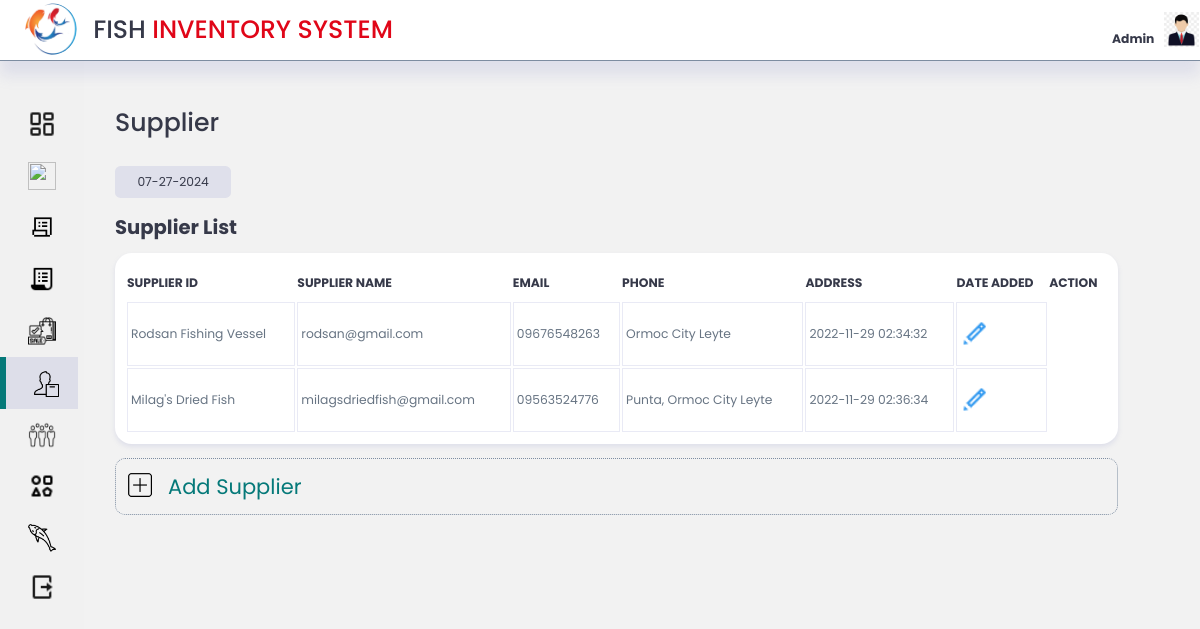
Page /Admin/inc/suppliers/supplier.php on the committed database.
### tables this page shows
CREATE TABLE `supplier` (
  `supplier_id` int(11) NOT NULL,
  `supplier_name` varchar(255) NOT NULL,
  `email` varchar(255) NOT NULL,
  `phone` varchar(11) NOT NULL,
  `address` varchar(255) NOT NULL,
  `date` timestamp NOT NULL DEFAULT current_timestamp() ON UPDATE current_timestamp()
);

### Admin/inc/suppliers/supplier.php (the view, shortened to what this page needs)
<?php
include '../connection/db-user.php';
$supplier_read = mysqli_query($conn, "SELECT * FROM supplier;");
?>
<!DOCTYPE html>
<html lang="en">
<head>
    <link rel="stylesheet" href="../../css/style.css">
</head>
<body>
<div class="top">
        <div class="logo">
            <img src="../../icons/fishlogo.png" alt="">
            <h1>FISH <span class="danger">INVENTORY SYSTEM</span></h1>
        </div>
        <div class="profile">
            <div class="admin-name">
                <div class="admin">
                    <br>
                    <span class="hovertext" data-hover= "Edit Admin"><a href="../../admin-update.php"><b class="text-muted">Admin</b></a></span>
                </div>
            </div>
            <div class="profile-photo">
                <a class="hovertext" href="admin-update.php" data-hover= "Edit Admin"><img src="../../icons/admin-logo.jpg" alt="pic"></a>
            </div>
        </div>
    </div>
<div class="container">
    <aside>
            <div class="nav">
                <a id="dashboard" class= "not-active" href="../../index.php"><span ><img  src="../../icons/icons8-dashboard-layout-24.png" alt=""></span><h3>Dashboard</h3></a>
                <a id="inventory"class= "not-active"  href="../..inventory.php"><span ><img src="../../icons/icons8-in-inventory-30.png" alt=""></span><h3 >Inventory</h3></a>
                <a id="purchase" class= "not-active" href="../../inc/purchase/purchase.php"><span ><img src="../../icons/icons8-purchase-order-32.png" alt=""></span><h3>Purchase</h3></a>
                <a id="orders" class= "not-active" href="../../inc/orders/orders.php"><span ><img src="../../icons/icons8-purchase-order-30.png" alt=""></span><h3>Orders</h3></a>
                <a id="sale" class= "not-active" href="../../inc/sale/sale.php"><span ><img src="../../icons/icons8-purchase-64.png" alt=""></span><h3>Sale</h3></a>
                <a id="supplier" class= "active" href="../../inc/suppliers/supplier.php"><span ><img src="../../icons/icons8-supplier-50.png" alt=""></span><h3>Suppliers</h3></a>
                <a id="customer" class= "not-active" href="../../inc/customer/customer.php"><span ><img src="../../icons/icons8-customers-64.png" alt=""></span><h3>Customers</h3></a>
                <a id="category" class= "not-active" href="../../inc/category/category.php"><span ><img src="../../icons/icons8-diversity-24.png" alt=""></span><h3>Category</h3></a>
                <a id="gallery" class= "not-active" href="../../inc/gallery/gallery.php"><span ><img src="../../icons/icons8-top-view-fish-50.png" alt=""></span><h3>Gallery</h3></a>
                <a href="../../logout.php"><span ><img src="../../icons/icons8-logout-24.png" alt=""></span><h3 class='danger'>Logout</h3></a>
            </div>
    </aside>
<main>
<div class="supplier">
    <h1>Supplier</h1>
    <div class="date">
    <?php
        $date = date('m-d-Y');
        echo $date;
        ?>
    </div>
    <div class="table">
        <div class="supplier-details">
        <h2>Supplier List</h2>
        <table>
        <tr>
            <th>SUPPLIER ID</th>
            <th>SUPPLIER NAME</th>
            <th>EMAIL</th>
            <th>PHONE</th>
            <th>ADDRESS</th>
            <th>DATE ADDED</th>
            <th colspan="2">ACTION</th>
        </tr>
        <?php
        while ($supplier_result = mysqli_fetch_assoc($supplier_read)) {
        ?>
        <tr>
            <td><?php echo $supplier_result['supplier_name'] ?></td>
            <td><?php echo $supplier_result['email'] ?></td>
            <td><?php echo $supplier_result['phone'] ?></td>
            <td><?php echo $supplier_result['address'] ?></td>
            <td><?php echo $supplier_result['date'] ?></td>
            <td><a href="./editSupplier.php?edit=<?php echo $supplier_result['supplier_id'];?>"><img src="../../icons/icons8-pencil-24.png" alt="edit"></a></td>
        </tr>
        <?php
        }
        ?>
        </table>
        <a href="#"><label class="btn" for="modal-2"><img src="../../icons/icons8-add-new-50.png" alt="">Add Supplier</label></a>
        </div>
    </div>
</main>
</div>
</body>
</html>

### Admin/css/style.css (style rules this page uses)
:root { --color-primary: #057979; --color-danger: #e00618; --color-success:#04ece0; --color-sale:rgb(170, 245, 140); --color-warning:#ffbb55; --color-white:#fff; --color-info-dark:#7d8da1; --color-info-light:#dce1eb; --color-dark:#363949; --color-light:rgba(132, 139, 200, 0.18); --color-primary-variant:#111e88; --color-dark-variant:#677483; --color-background:#f2f2f2f2; --color-transparent:transparent; --card-border-radius: 1.2rem; --border-radius-1: 0.4rem; --border-radius-2: 0.8rem; --border-radius-3: 1.2rem; --card-padding: 1.8rem; --padding-1:1.2rem; --box-shadow: 0 .2rem .4rem var(--color-light); --box-shadow2: 0 .2rem .3em var(--color-info-dark); }
* { margin: 0; padding: 0; outline: 0; appearance: none; border: 0; text-decoration: none; list-style: none; box-sizing: border-box; }
html { font-size: 14px; }
body { width: 100vw; font-family: poppins, sans-serif; font-size: 0.88rem; background: var(--color-background); user-select: none; overflow-x: hidden; color: var(--color-dark); }
.container { display: grid; width: 96%; margin: 0; gap: 1.5rem; grid-template-columns: 14rem auto ; height: 100vh; }
a { color: var(--color-dark); }
img { display: block; width: 100%; }
h1 { font-weight: 800; font-size: 1.8rem; }
h2 { font-size: 1.4rem; }
label { padding: 12px 12px 12px 0; display: inline-block; }
.danger { color: var(--color-danger); cursor: pointer; }
.top { display: flex; align-items: center; justify-content: space-between; padding: .8px; background: var(--color-white); width: 100%; border-bottom: 1px solid var(--color-info-dark); box-shadow: 0 1rem 1rem var(--color-light); position: fixed; }
.logo { display: flex; gap: 1rem; }
.logo img { padding: 2px; margin-left: .8rem; width: 4rem; height: 4rem; border-radius: 50%; }
h1 { padding: 10px 0px; font-weight: 500; }
.profile { display: flex; gap: 0.7rem; }
.profile img { width: 2.5rem; height: 2.5rem; }
aside .nav { display: flex; flex-direction: column; height: 86vh; position: fixed; width: 14rem; top: 7rem; }
aside { border-radius: 10px; height: 100vh; display: block; background-color: var(--color-background); }
aside .nav a { display: flex; color: var(--color-info-dark); margin-left: 2rem; gap: 1rem; align-items: center; position: relative; height: 3.7rem; transition: all 300ms ease; }
aside .nav a span { font-size: 1.6rem; transition: all 300ms ease; }
aside .nav a span img { width: 2rem; height: 2rem; background: var(--color-transparent); }
aside .nav a:last-child { position: absolute; bottom: 2rem; width: 100%; }
aside .nav a.active { background: var(--color-light); color: var(--color-dark); margin-left: 0; }
aside .nav a.active:before { content: ''; width: 6px; height: 100%; background: var(--color-primary); }
aside .nav a.active span { color: var(--color-dark); margin-left: calc(1rem - 3px); }
main { margin-top: 6rem; height: auto; padding: 10px; }
main .date { display: inline-block; background: var(--color-light); border-radius: var(--border-radius-1); margin-top: 1rem; padding: 0.5rem 1.6rem; }
.table { margin-top: 1rem; }
.table h2 { margin-bottom: 0.8rem; }
table { background: var(--color-white); width: 100%; border-radius: var(--card-border-radius); padding: 10px; text-align: left; box-shadow: var(--box-shadow); transition: all 300ms ease; overflow-x: scroll; }
th { height: 2.5rem; }
td { padding: 3px; border: 1px solid var(--color-light); color: var(--color-dark-variant); }
.table a { text-align: left; display: block; margin: 1rem auto; color: var(--color-primary); }
.table a label { display: flex; gap: 1rem; font-size: 1.5rem; border: 1px dotted var(--color-info-dark); border-radius: 10px; padding-left: 10px; cursor: pointer; }
.table a img { height: 2rem; width: 2rem; display: flex; }
@media screen and (max-width:1200px) { .container { width: 94%; grid-template-columns: 6rem auto ; } }
@media screen and (max-width:1200px) { .top .logo { padding-left: .8rem; } }
@media screen and (max-width:1200px) { .top .logo h1 { display: block; } }
@media screen and (max-width:1200px) { aside .nav { width: 100%; } }
@media screen and (max-width:1200px) { aside .nav a { width: 5.6rem; } }
@media screen and (max-width:1200px) { aside .nav a:last-child { position: relative; margin-top: 1.8rem; } }

### rows in the picture
supplier: supplier_name "Rodsan Fishing Vessel", email "rodsan@gmail.com", phone "09676548263", address "Ormoc City Leyte", date "2022-11-29 02:34:32"
supplier: supplier_name "Milag's Dried Fish", email "milagsdriedfish@gmail.com", phone "09563524776", address "Punta, Ormoc City Leyte", date "2022-11-29 02:36:34"
